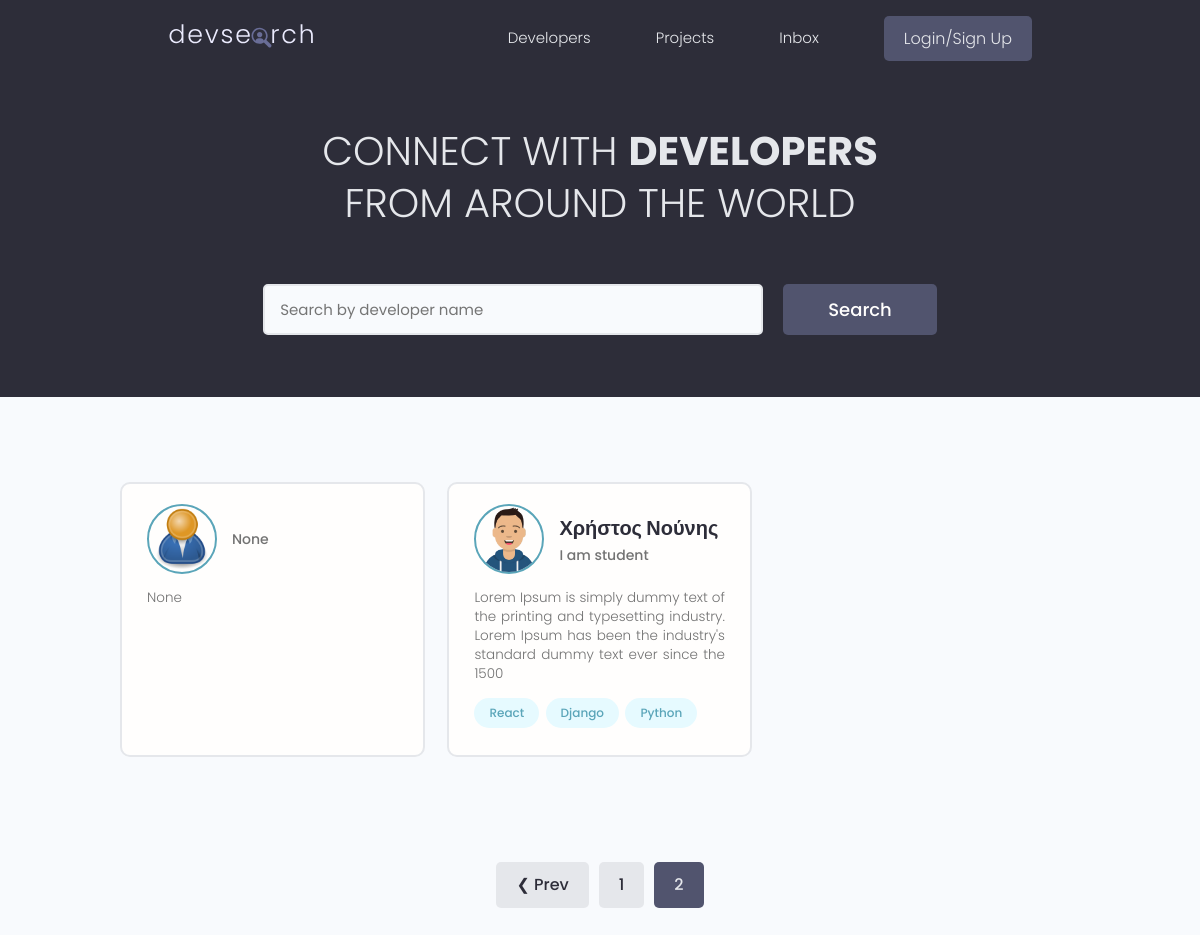
The app's page /?page=2, older data.
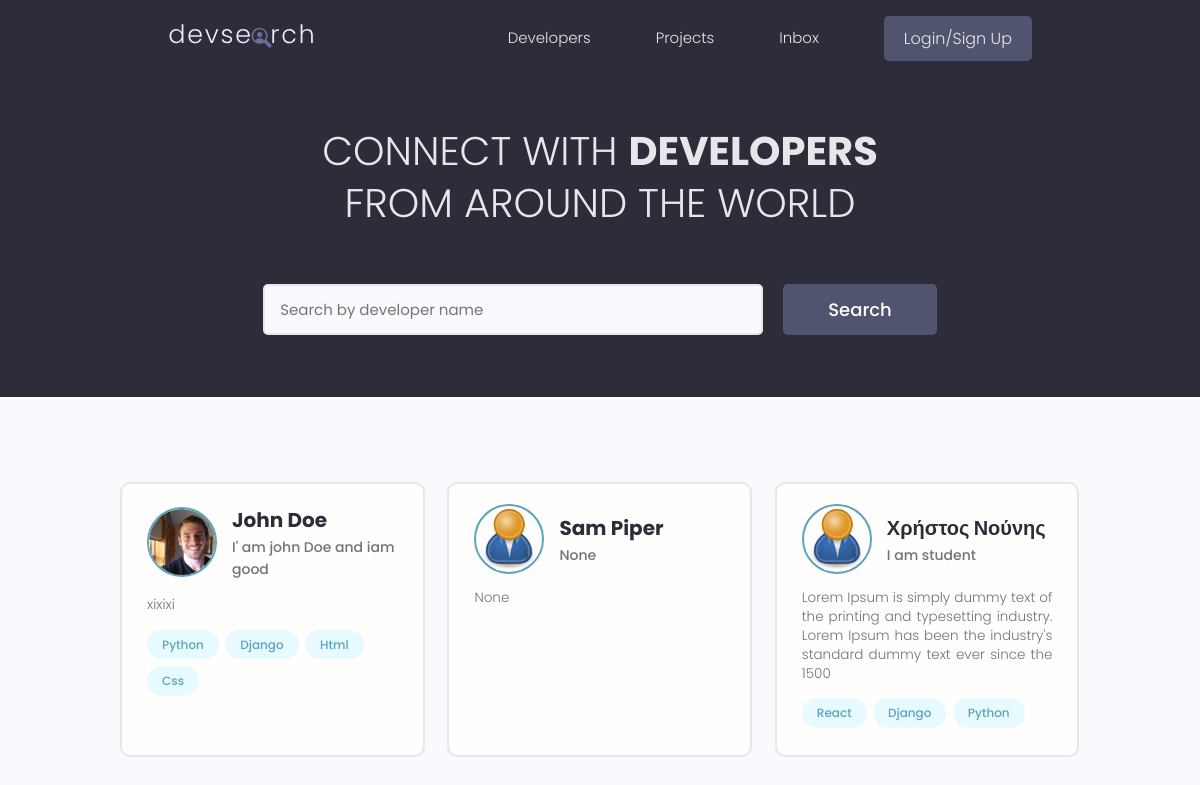
The same page, newer data.
### users/models.py (models this page shows, shortened)
class Profile(models.Model):
    user = models.OneToOneField(User, on_delete=models.CASCADE, null=True, blank=True)
    name = models.CharField(max_length=200, blank=True, null=True)
    email = models.EmailField(max_length=500, blank=True, null=True)
    username = models.CharField(max_length=200, blank=True, null=True)
    location = models.CharField(max_length=200, blank=True, null=True)
    short_intro = models.CharField(max_length=200, blank=True, null=True)
    bio = models.TextField(blank=True, null=True)
    profile_image = models.ImageField(null=True, blank=True, upload_to='profiles/', default='profiles/user-default.png')
    social_github = models.CharField(max_length=200, blank=True, null=True)
    social_twiter = models.CharField(max_length=200, blank=True, null=True)
    social_linkedin = models.CharField(max_length=200, blank=True, null=True)
    social_youtube = models.CharField(max_length=200, blank=True, null=True)
    social_website = models.CharField(max_length=200, blank=True, null=True)
    created = models.DateTimeField(auto_now_add=True)
    id = models.UUIDField(default=uuid.uuid4, unique=True,
                          primary_key=True, editable=False)

class Skill(models.Model):
    owner = models.ForeignKey(Profile, on_delete=models.CASCADE, null=True, blank=True)
    name = models.CharField(max_length=200, blank=True, null=True)
    description = models.TextField(null=True, blank=True)
    created = models.DateTimeField(auto_now_add=True)
    id = models.UUIDField(default=uuid.uuid4, unique=True,
                          primary_key=True, editable=False)
    def __str__(self):
        return str(self.name)

### users/views.py (the view)
# urls.py: path('', views.profiles, name='profiles'),
def profiles(request):
    profiles, search_query = searchProfiles(request)
    custom_range, profiles = paginationProfiles(request, profiles, 3)
    context = {
        'profiles':profiles,
        'search_query' : search_query,
        'custom_range' : custom_range,
    }
    return render(request, 'users/profiles.html', context)

### users/utils.py (called while the page is built)
def paginationProfiles(request, profiles, results):
    page = request.GET.get('page')
    paginator = Paginator(profiles, results)
    try:
        profiles = paginator.page(page)
    except PageNotAnInteger:
        page = 1
        profiles = paginator.page(page)
    except EmptyPage:
        page = paginator.num_pages
        profiles = paginator.page(page)
    leftIndex = (int(page) - 4)
    if leftIndex < 1:
        leftIndex = 1
    rightIndex = (int(page) + 5)
    if rightIndex > paginator.num_pages:
        rightIndex = paginator.num_pages + 1
    custom_range = range(leftIndex, rightIndex)
    return custom_range, profiles

def searchProfiles(request):
    search_query = ''
    if request.GET.get('search_query'):
        search_query = request.GET.get('search_query')
    skills = Skill.objects.filter(name__icontains=search_query)
    profiles = Profile.objects.distinct().filter(Q(name__icontains=search_query) |
                                                 Q(short_intro__icontains=search_query) |
                                                 Q(skill__in=skills))
    return profiles, search_query

### users/templates/users/profiles.html (shortened to what this page needs)
{% extends 'main.html' %} {% block content %}
<main class="home">
  <section class="hero-section text-center">
    <div class="container container--narrow">
      <div class="hero-section__box">
        <h2>CONNECT WITH <span>DEVELOPERS</span></h2>
        <h2>FROM AROUND THE WORLD</h2>
      </div>
      <div class="hero-section__search">
        <form class="form" action="{% url 'profiles' %}" method="get">
          <div class="form__field">
            <input
              class="input input--text"
              id="formInput#search"
              type="text"
              name="search_query"
              value="{{search_query}}"
              placeholder="Search by developer name"
            />
          </div>
          <input class="btn btn--sub btn--lg" type="submit" value="Search" />
        </form>
      </div>
    </div>
  </section>
  <section class="devlist">
    <div class="container">
      <div class="grid grid--three">
        {% for profile in profiles %}
        <div class="column card">
          <div class="dev">
            <a href="{% url 'user-profile' profile.id %}" class="card__body">
              <div class="dev__profile">
                <img
                  class="avatar avatar--md"
                  src="{{ profile.profile_image.url }}"
                  alt="image"
                />
                <div class="dev__meta">
                  <h3>{{ profile.name }}</h3>
                  <h5>{{ profile.short_intro|slice:"60" }}</h5>
                </div>
              </div>
              <p class="dev__info">{{profile.bio|slice:"150"}}</p>
              <div class="dev__skills">
                {% for skill in profile.skill_set.all|slice:"5" %}
                <span class="tag tag--pill tag--main">
                  <small>{{skill}}</small>
                </span>
                {% endfor %}
              </div>
            </a>
          </div>
        </div>
        {% endfor %}
      </div>
    </div>
  </section>
  {% include 'pagination.html' with queryset=profiles custom_range=custom_range %}
</main>
{% endblock content %}

Row changes from the older to the newer data that the page shows:
removed Profile: profile_image (placeholder picture), short_intro "None", bio "None"
now on this page (row edited): Profile: profile_image (picture), name "John Doe", short_intro "I' am john Doe and iam good", bio "xixixi"
now on this page (row unchanged): Skill: name "Python", shown under "John Doe"
now on this page (row unchanged): Skill: name "Django", shown under "John Doe"
now on this page (row unchanged): Skill: name "Html", shown under "John Doe"
now on this page (row unchanged): Skill: name "Css", shown under "John Doe"
added Profile: profile_image (placeholder picture), name "Sam Piper", short_intro "None", bio "None"
changed Profile "Χρήστος Νούνης": profile_image: picture removed, a placeholder shows
Text that changed along with them:
text no longer shown: "❮ Prev"
list line gone: "1"
list line gone: "2"
